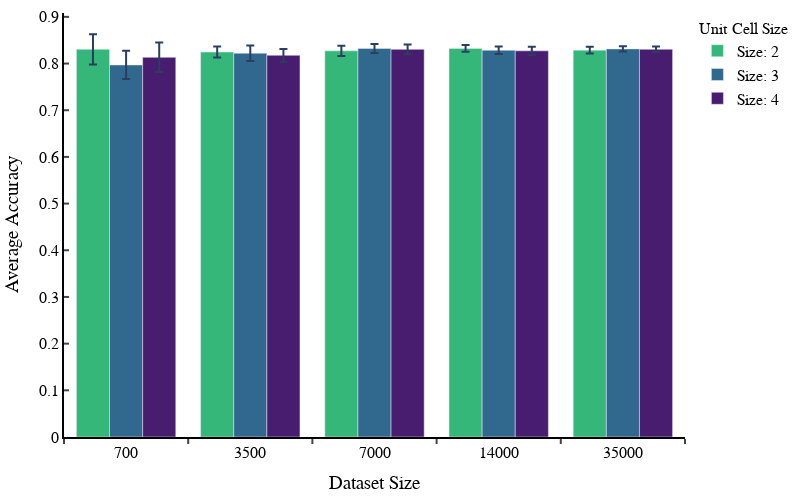

The notebook cell this image was saved under:
### Markdown cell above
Both of these factors dont change the outcome drastically, but the larger the dataset size the more accurate the cross validation score is, addditionally these great values form the cross validation score shows the model is not overfitting and is also producing really great results.

This is a much better representation of how well PHFs can work in a model, our superconductor dataset is around 3500 in size and since the unit cell size does not drastically change, I will only test the assymmetric unit cell vs unit cell size 2

### Code cell
# Create a trace for each length
traces = []
colors = {0: 'rgb(53, 183, 121)', 1: 'rgb(49, 104, 142)', 2: 'rgb(72, 28, 110)'}  # Specify the colors you want

for i, length in enumerate(mean_grouped_data['Length'].unique()):
    mean_filtered_data = mean_grouped_data[mean_grouped_data['Length'] == length]
    std_filtered_data = std_grouped_data[std_grouped_data['Length'] == length]
    
    number = mean_filtered_data['Size'].astype(str)
    trace = go.Bar(
        x=number,
        y=mean_filtered_data['Accuracy'],
        name=f'Size: {length}',
        error_y=dict(
            type='data',
            # array=mean_filtered_data['Cross val error'],
            array = std_filtered_data['Accuracy'], # if you want to use the standard deviation instead
            visible=True,
        ),
        marker=dict(
            color=colors[i]  # Assign the color to each bar
        )
    )
    traces.append(trace)

# Create the layout for the plot
layout = go.Layout(
    xaxis=dict(
        title="Dataset Size",
        showline=True,
        linewidth=2,
        linecolor='black',
        ticks='outside',
        tickson = "boundaries",
        tickwidth=2,
        ticklen=5
    ),
    yaxis=dict(
        title="Average Accuracy",
        showline=True,
        linewidth=2,
        linecolor='black',
        ticks='inside',
        tickwidth=2,
        ticklen=5
    ),
    barmode='group',
    width=800,
    height=500,
    plot_bgcolor='white',
    paper_bgcolor='white',
    font=dict(family='Helvetica', size=16, color='black'),
    margin=dict(l=10, r=10, b=10, t=10),
    legend=dict(
        title=dict(
            text="Unit Cell Size",
            font=dict(
                family='Helvetica',
                size=16,
                color='black'
            )
        )
    )
)

# Create the figure and add the traces and layout
fig = go.Figure(data=traces, layout=layout)

# Show the plot
fig.show()

### Figure 1 — Plotly figure (JSON) as saved in the notebook; plotly's stock layout.template omitted (floating-point values rounded to 4 significant figures)
{"data": [{"error_y": {"array": [0.03243, 0.01186, 0.01114, 0.007281, 0.007113], "type": "data", "visible": true}, "marker": {"color": "rgb(53, 183, 121)"}, "name": "Size: 2", "type": "bar", "x": ["700", "3500", "7000", "14000", "35000"], "y": [0.8304, 0.8246, 0.8272, 0.8325, 0.8287]}, {"error_y": {"array": [0.03026, 0.01665, 0.009672, 0.008018, 0.005677], "type": "data", "visible": true}, "marker": {"color": "rgb(49, 104, 142)"}, "name": "Size: 3", "type": "bar", "x": ["700", "3500", "7000", "14000", "35000"], "y": [0.797, 0.822, 0.8323, 0.8285, 0.8314]}, {"error_y": {"array": [0.03155, 0.0136, 0.01065, 0.008785, 0.006014], "type": "data", "visible": true}, "marker": {"color": "rgb(72, 28, 110)"}, "name": "Size: 4", "type": "bar", "x": ["700", "3500", "7000", "14000", "35000"], "y": [0.8133, 0.8177, 0.8304, 0.8272, 0.8305]}], "layout": {"barmode": "group", "font": {"color": "black", "family": "Helvetica", "size": 16}, "height": 500, "legend": {"title": {"font": {"color": "black", "family": "Helvetica", "size": 16}, "text": "Unit Cell Size"}}, "margin": {"b": 10, "l": 10, "r": 10, "t": 10}, "paper_bgcolor": "white", "plot_bgcolor": "white", "width": 800, "xaxis": {"linecolor": "black", "linewidth": 2, "showline": true, "ticklen": 5, "ticks": "outside", "tickson": "boundaries", "tickwidth": 2, "title": {"text": "Dataset Size"}}, "yaxis": {"linecolor": "black", "linewidth": 2, "showline": true, "ticklen": 5, "ticks": "inside", "tickwidth": 2, "title": {"text": "Average Accuracy"}}}}
